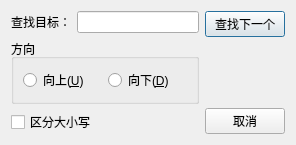
<?xml version="1.0" encoding="UTF-8"?>
<ui version="4.0">
 <class>SearchDialog</class>
 <widget class="QDialog" name="SearchDialog">
  <property name="geometry">
   <rect>
    <x>0</x>
    <y>0</y>
    <width>296</width>
    <height>102</height>
   </rect>
  </property>
  <property name="windowTitle">
   <string>查找</string>
  </property>
  <layout class="QHBoxLayout" name="horizontalLayout_3">
   <item>
    <layout class="QVBoxLayout" name="verticalLayout_3">
     <item>
      <layout class="QHBoxLayout" name="horizontalLayout">
       <item>
        <widget class="QLabel" name="label">
         <property name="text">
          <string>查找目标：</string>
         </property>
        </widget>
       </item>
       <item>
        <widget class="QLineEdit" name="SearchText"/>
       </item>
      </layout>
     </item>
     <item>
      <layout class="QVBoxLayout" name="verticalLayout_2">
       <item>
        <widget class="QGroupBox" name="groupBox">
         <property name="title">
          <string>方向</string>
         </property>
         <layout class="QHBoxLayout" name="horizontalLayout_2">
          <item>
           <widget class="QRadioButton" name="rbUp">
            <property name="text">
             <string>向上(&amp;U)</string>
            </property>
           </widget>
          </item>
          <item>
           <widget class="QRadioButton" name="rbDown">
            <property name="text">
             <string>向下(&amp;D)</string>
            </property>
           </widget>
          </item>
         </layout>
        </widget>
       </item>
       <item>
        <widget class="QCheckBox" name="cbCaseSensetive">
         <property name="text">
          <string>区分大小写</string>
         </property>
        </widget>
       </item>
      </layout>
     </item>
    </layout>
   </item>
   <item>
    <layout class="QVBoxLayout" name="verticalLayout">
     <item>
      <widget class="QPushButton" name="btNext">
       <property name="text">
        <string>查找下一个</string>
       </property>
      </widget>
     </item>
     <item>
      <spacer name="verticalSpacer">
       <property name="orientation">
        <enum>Qt::Orientation::Vertical</enum>
       </property>
       <property name="sizeHint" stdset="0">
        <size>
         <width>20</width>
         <height>40</height>
        </size>
       </property>
      </spacer>
     </item>
     <item>
      <widget class="QPushButton" name="btCancle">
       <property name="text">
        <string>取消</string>
       </property>
      </widget>
     </item>
    </layout>
   </item>
  </layout>
 </widget>
 <resources/>
 <connections/>
</ui>
